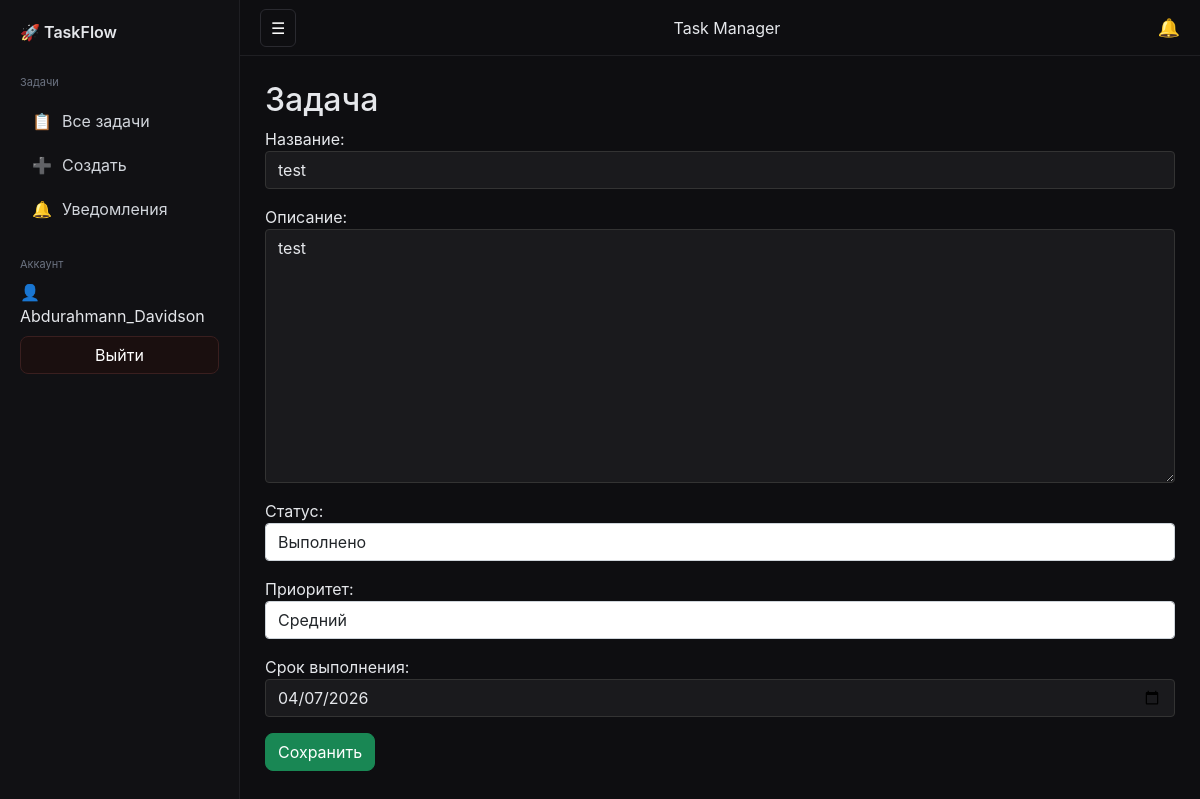
The page /2/update/ (signed in) on the database its author committed.
### tasks/models.py (models this page shows, shortened)
class Task(models.Model):
    STATUS_CHOICES = [
        ('new', 'Новое'),
        ('in_progress', 'В процессе'),
        ('done', 'Выполнено'),
    ]
    PRIORITY_CHOICES = [
        ('low', 'Низкий'),
        ('medium', 'Средний'),
        ('high', 'Высокий'),
    ]
    title = models.CharField(max_length=200)
    description = models.TextField()
    status = models.CharField(max_length=20, choices=STATUS_CHOICES, default='new')
    priority = models.CharField(max_length=20, choices=PRIORITY_CHOICES, default='medium')
    due_date = models.DateField()
    created_at = models.DateTimeField(auto_now_add=True)
    user = models.ForeignKey(User, on_delete=models.CASCADE)
    admins = models.ManyToManyField(User, related_name='admin_tasks', blank=True)

### tasks/views.py (the view)
# urls.py: path('<int:pk>/update/', TaskUpdateView.as_view(), name='task_update'),
class TaskUpdateView(LoginRequiredMixin, UpdateView):
    model = Task
    form_class = TaskForm
    template_name = 'tasks/task_form.html'
    success_url = reverse_lazy('task_list')
    def dispatch(self, request, *args, **kwargs):
        obj = self.get_object()
        user = self.request.user
        if obj.user != user and user not in obj.admins.all():
            raise PermissionDenied
        return super().dispatch(request, *args, **kwargs)

### tasks/forms.py
class TaskForm(forms.ModelForm):
    class Meta:
        model = Task
        fields = ['title', 'description', 'status', 'priority', 'due_date']
        labels = {
            'title': 'Название',
            'description': 'Описание',
            'status': 'Статус',
            'priority': 'Приоритет',
            'due_date': 'Срок выполнения',
        }
        widgets = {
            'title': forms.TextInput(attrs={'class': 'form-control'}),
            'description': forms.Textarea(attrs={'class': 'form-control'}),
            'status': forms.Select(attrs={'class': 'form-control'}),
            'priority': forms.Select(attrs={'class': 'form-control'}),
            'due_date': forms.DateInput(attrs={'type': 'date', 'class': 'form-control'}),
        }

### tasks/templates/tasks/task_form.html (shortened to what this page needs)
{% extends 'tasks/base.html' %}
{% block content %}
<h2>Задача</h2>
<form method="post">
    {{ form.as_p }}
    <button type="submit" class="btn btn-success">Сохранить</button>
</form>
{% endblock %}

### tasks/templates/tasks/base.html (shortened to what this page needs)
<!DOCTYPE html>
<html lang="ru">
<head>
<link href="https://cdn.jsdelivr.net/npm/bootstrap@5.1.3/dist/css/bootstrap.min.css" rel="stylesheet">
</head>
<body>
<div class="app">
<div class="sidebar" id="sidebar">
<div class="logo">🚀 TaskFlow</div>
<div class="menu-section">
<div class="menu-title">Задачи</div>
<a href="{% url 'task_list' %}" class="{% if request.path == '/' %}active{% endif %}">
📋 <span>Все задачи</span>
</a>
<a href="{% url 'task_create' %}" class="{% if 'create' in request.path %}active{% endif %}">
➕ <span>Создать</span>
</a>
<a href="{% url 'notifications' %}">
🔔 <span>Уведомления</span>
</a>
</div>
<div class="menu-section">
<div class="menu-title">Аккаунт</div>
<div class="user-box">👤 {{ user.username }}</div>
<form method="post" action="{% url 'logout' %}">
<button class="btn btn-danger w-100 mt-2">Выйти</button>
</form>
</div>
</div>
<div class="main" id="main">
<div class="topbar">
<button id="toggleSidebar" class="menu-btn">☰</button>
<div>Task Manager</div>
<div style="position:relative;">
    <a href="{% url 'notifications' %}" style="color:white; font-size:18px; text-decoration:none;">
        🔔
    </a>
</div>
</div>
<div class="content">
{% block content %}
{% endblock %}
</div>
</div>
</div>
</body>
</html>

### tasks/templates/tasks/base.html (style rules this page uses)
body { margin:0; font-family: Inter, system-ui, sans-serif; background:#0e0e11; color:#e5e7eb; }
.content { padding:25px; }
input, select, textarea { background: rgba(255,255,255,0.05); color: #e5e7eb; border: 1px solid rgba(255,255,255,0.4); border-radius: 8px; }
input::placeholder, textarea::placeholder { color: rgba(255,255,255,0.6); }
select option { background: #111114; color: #e5e7eb; }
.btn { border-radius:8px; }
input.form-control, textarea.form-control, select.form-select { background: rgba(255, 255, 255, 0.05); color: #e5e7eb; border: 1px solid #333; }
input.form-control::placeholder, textarea.form-control::placeholder { color: #999; }
.btn { border-radius: 8px; }
.app { display:flex; }
.sidebar { width:240px; height:100vh; padding:20px; background:#111114; border-right:1px solid #1f1f23; position:fixed; left:0; top:0; transition:0.3s; z-index:1000; }
.logo { font-weight:600; margin-bottom:30px; }
.menu-section { margin-bottom:25px; }
.menu-title { font-size:11px; color:#6b7280; margin-bottom:8px; }
.sidebar a { display:flex; align-items:center; gap:10px; padding:10px 12px; border-radius:8px; color:#d1d5db; text-decoration:none; transition:0.2s; }
.main { flex:1; margin-left:240px; transition:0.3s; }
.topbar { height:56px; display:flex; align-items:center; justify-content:space-between; padding:0 20px; border-bottom:1px solid #1f1f23; background:#0e0e11; }
.menu-btn { background:none; border:1px solid #2a2a30; color:white; padding:6px 10px; border-radius:6px; cursor:pointer; }
.btn-danger { background:#1a0f0f; border:1px solid #3a1f1f; }

### rows shown on the page
Task: title "test", description "test", status "Выполнено", priority "Средний", due_date "04/07/2026"

### other values the page prints
{{ user.username }} "Abdurahmann_Davidson"
